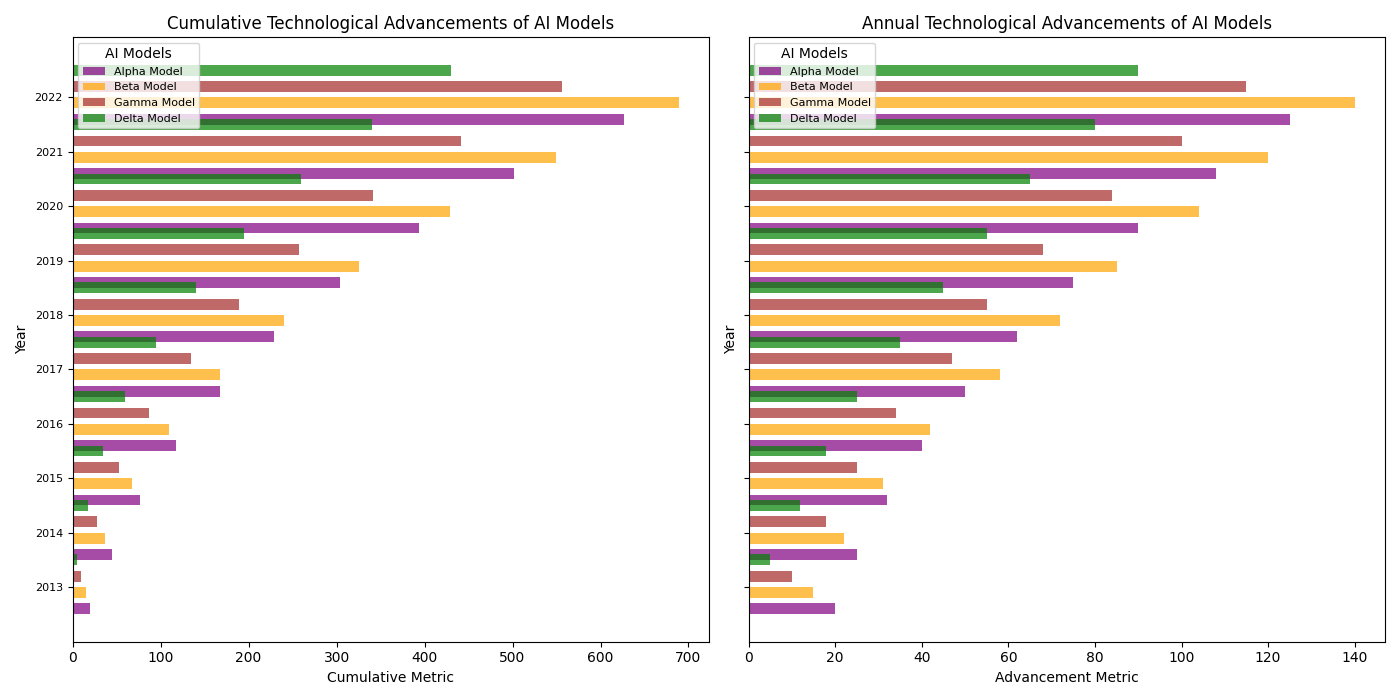

Source code (Python):
import matplotlib.pyplot as plt
import numpy as np

years = np.arange(2013, 2023)

alpha_advancement = np.array([20, 25, 32, 40, 50, 62, 75, 90, 108, 125])
beta_advancement = np.array([15, 22, 31, 42, 58, 72, 85, 104, 120, 140])
gamma_advancement = np.array([10, 18, 25, 34, 47, 55, 68, 84, 100, 115])
delta_advancement = np.array([5, 12, 18, 25, 35, 45, 55, 65, 80, 90])  # New Delta Model data

alpha_cumulative = np.cumsum(alpha_advancement)
beta_cumulative = np.cumsum(beta_advancement)
gamma_cumulative = np.cumsum(gamma_advancement)
delta_cumulative = np.cumsum(delta_advancement)  # New Delta Model cumulative data

fig, (ax1, ax2) = plt.subplots(1, 2, figsize=(14, 7), sharey=True)

ax1.barh(years - 0.4, alpha_cumulative, height=0.2, color='purple', alpha=0.7, label='Alpha Model')
ax1.barh(years - 0.1, beta_cumulative, height=0.2, color='orange', alpha=0.7, label='Beta Model')
ax1.barh(years + 0.2, gamma_cumulative, height=0.2, color='brown', alpha=0.7, label='Gamma Model')
ax1.barh(years + 0.5, delta_cumulative, height=0.2, color='green', alpha=0.7, label='Delta Model')  # New Delta Model bar

ax1.set_title('Cumulative Technological Advancements of AI Models', fontsize=12)
ax1.set_ylabel('Year', fontsize=10)
ax1.set_xlabel('Cumulative Metric', fontsize=10)
ax1.legend(title='AI Models', loc='upper left', fontsize=8)
ax1.grid(False)
ax1.set_yticks(years)
ax1.set_yticklabels(years, fontsize=8)

ax2.barh(years - 0.4, alpha_advancement, height=0.2, color='purple', alpha=0.7, label='Alpha Model')
ax2.barh(years - 0.1, beta_advancement, height=0.2, color='orange', alpha=0.7, label='Beta Model')
ax2.barh(years + 0.2, gamma_advancement, height=0.2, color='brown', alpha=0.7, label='Gamma Model')
ax2.barh(years + 0.5, delta_advancement, height=0.2, color='green', alpha=0.7, label='Delta Model')  # New Delta Model bar

ax2.set_title('Annual Technological Advancements of AI Models', fontsize=12)
ax2.set_ylabel('Year', fontsize=10)
ax2.set_xlabel('Advancement Metric', fontsize=10)
ax2.legend(title='AI Models', loc='upper left', fontsize=8)
ax2.grid(False)
ax2.set_yticks(years)
ax2.set_yticklabels(years, fontsize=8)

plt.tight_layout()
plt.show()
